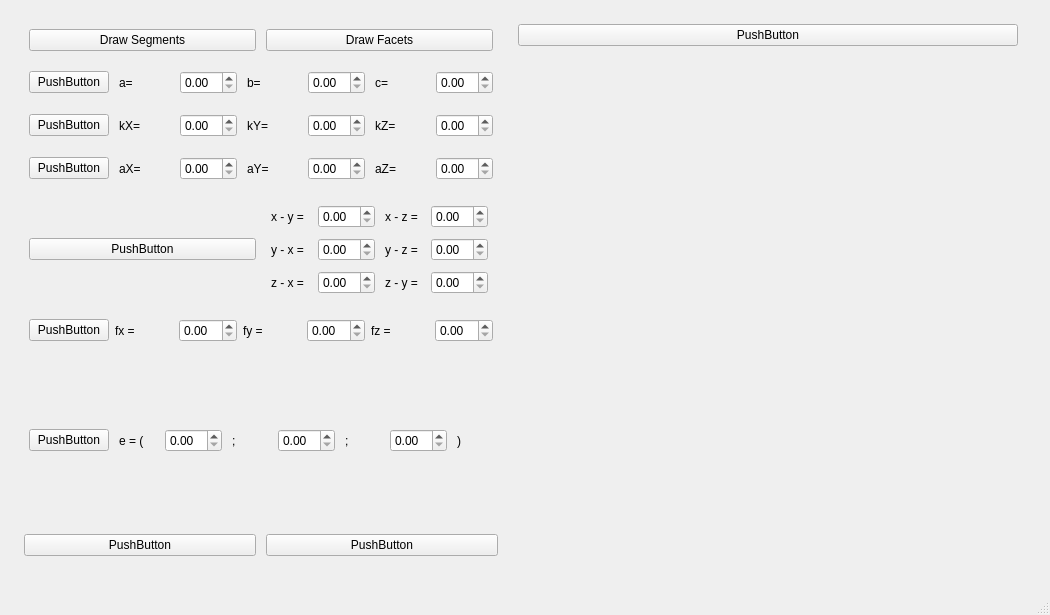
<?xml version="1.0" encoding="UTF-8"?>
<ui version="4.0">
 <class>MainWindow</class>
 <widget class="QMainWindow" name="MainWindow">
  <property name="geometry">
   <rect>
    <x>0</x>
    <y>0</y>
    <width>1050</width>
    <height>615</height>
   </rect>
  </property>
  <property name="sizePolicy">
   <sizepolicy hsizetype="Expanding" vsizetype="Expanding">
    <horstretch>0</horstretch>
    <verstretch>0</verstretch>
   </sizepolicy>
  </property>
  <property name="minimumSize">
   <size>
    <width>1050</width>
    <height>615</height>
   </size>
  </property>
  <property name="windowTitle">
   <string>MainWindow</string>
  </property>
  <widget class="QWidget" name="centralwidget">
   <widget class="QWidget" name="gridLayoutWidget">
    <property name="geometry">
     <rect>
      <x>0</x>
      <y>0</y>
      <width>1042</width>
      <height>581</height>
     </rect>
    </property>
    <layout class="QGridLayout" name="gridLayout">
     <property name="leftMargin">
      <number>9</number>
     </property>
     <property name="topMargin">
      <number>9</number>
     </property>
     <property name="rightMargin">
      <number>9</number>
     </property>
     <property name="bottomMargin">
      <number>9</number>
     </property>
     <item row="0" column="0">
      <layout class="QVBoxLayout" name="verticalLayout">
       <property name="spacing">
        <number>10</number>
       </property>
       <property name="leftMargin">
        <number>5</number>
       </property>
       <property name="topMargin">
        <number>5</number>
       </property>
       <property name="rightMargin">
        <number>5</number>
       </property>
       <property name="bottomMargin">
        <number>5</number>
       </property>
       <item>
        <layout class="QHBoxLayout" name="horizontalLayout">
         <property name="spacing">
          <number>10</number>
         </property>
         <property name="leftMargin">
          <number>5</number>
         </property>
         <property name="topMargin">
          <number>5</number>
         </property>
         <property name="rightMargin">
          <number>5</number>
         </property>
         <property name="bottomMargin">
          <number>5</number>
         </property>
         <item>
          <layout class="QVBoxLayout" name="verticalLayout_3">
           <property name="spacing">
            <number>10</number>
           </property>
           <property name="leftMargin">
            <number>5</number>
           </property>
           <property name="topMargin">
            <number>5</number>
           </property>
           <property name="rightMargin">
            <number>5</number>
           </property>
           <property name="bottomMargin">
            <number>5</number>
           </property>
           <item>
            <layout class="QHBoxLayout" name="horizontalLayout_2">
             <property name="leftMargin">
              <number>5</number>
             </property>
             <property name="topMargin">
              <number>5</number>
             </property>
             <property name="rightMargin">
              <number>5</number>
             </property>
             <property name="bottomMargin">
              <number>5</number>
             </property>
             <item>
              <widget class="QPushButton" name="DrawSourceButton">
               <property name="text">
                <string>Draw Segments</string>
               </property>
              </widget>
             </item>
             <item>
              <widget class="QPushButton" name="DrawFacetsButton">
               <property name="text">
                <string>Draw Facets</string>
               </property>
              </widget>
             </item>
            </layout>
           </item>
           <item>
            <layout class="QHBoxLayout" name="horizontalLayout_3">
             <property name="leftMargin">
              <number>5</number>
             </property>
             <property name="topMargin">
              <number>5</number>
             </property>
             <property name="rightMargin">
              <number>5</number>
             </property>
             <property name="bottomMargin">
              <number>5</number>
             </property>
             <item>
              <widget class="QPushButton" name="ParallelTransfButton">
               <property name="text">
                <string>PushButton</string>
               </property>
              </widget>
             </item>
             <item>
              <widget class="QLabel" name="label">
               <property name="text">
                <string>a=</string>
               </property>
              </widget>
             </item>
             <item>
              <widget class="QDoubleSpinBox" name="aEdit"/>
             </item>
             <item>
              <widget class="QLabel" name="label_2">
               <property name="text">
                <string>b=</string>
               </property>
              </widget>
             </item>
             <item>
              <widget class="QDoubleSpinBox" name="bEdit"/>
             </item>
             <item>
              <widget class="QLabel" name="label_3">
               <property name="text">
                <string>c=</string>
               </property>
              </widget>
             </item>
             <item>
              <widget class="QDoubleSpinBox" name="cEdit"/>
             </item>
            </layout>
           </item>
           <item>
            <layout class="QHBoxLayout" name="horizontalLayout_4">
             <property name="leftMargin">
              <number>5</number>
             </property>
             <property name="topMargin">
              <number>5</number>
             </property>
             <property name="rightMargin">
              <number>5</number>
             </property>
             <property name="bottomMargin">
              <number>5</number>
             </property>
             <item>
              <widget class="QPushButton" name="ScaleButton">
               <property name="text">
                <string>PushButton</string>
               </property>
              </widget>
             </item>
             <item>
              <widget class="QLabel" name="label_4">
               <property name="text">
                <string>kX=</string>
               </property>
              </widget>
             </item>
             <item>
              <widget class="QDoubleSpinBox" name="kxEdit"/>
             </item>
             <item>
              <widget class="QLabel" name="label_5">
               <property name="text">
                <string>kY=</string>
               </property>
              </widget>
             </item>
             <item>
              <widget class="QDoubleSpinBox" name="kyEdit"/>
             </item>
             <item>
              <widget class="QLabel" name="label_6">
               <property name="text">
                <string>kZ=</string>
               </property>
              </widget>
             </item>
             <item>
              <widget class="QDoubleSpinBox" name="kzEdit"/>
             </item>
            </layout>
           </item>
           <item>
            <layout class="QHBoxLayout" name="horizontalLayout_5">
             <property name="leftMargin">
              <number>5</number>
             </property>
             <property name="topMargin">
              <number>5</number>
             </property>
             <property name="rightMargin">
              <number>5</number>
             </property>
             <property name="bottomMargin">
              <number>5</number>
             </property>
             <item>
              <widget class="QPushButton" name="RotateButton">
               <property name="text">
                <string>PushButton</string>
               </property>
              </widget>
             </item>
             <item>
              <widget class="QLabel" name="label_7">
               <property name="text">
                <string>aX=</string>
               </property>
              </widget>
             </item>
             <item>
              <widget class="QDoubleSpinBox" name="axEdit"/>
             </item>
             <item>
              <widget class="QLabel" name="label_8">
               <property name="text">
                <string>aY=</string>
               </property>
              </widget>
             </item>
             <item>
              <widget class="QDoubleSpinBox" name="ayEdit"/>
             </item>
             <item>
              <widget class="QLabel" name="label_9">
               <property name="text">
                <string>aZ=</string>
               </property>
              </widget>
             </item>
             <item>
              <widget class="QDoubleSpinBox" name="azEdit"/>
             </item>
            </layout>
           </item>
           <item>
            <layout class="QHBoxLayout" name="horizontalLayout_6">
             <property name="leftMargin">
              <number>5</number>
             </property>
             <property name="topMargin">
              <number>5</number>
             </property>
             <property name="rightMargin">
              <number>5</number>
             </property>
             <property name="bottomMargin">
              <number>5</number>
             </property>
             <item>
              <widget class="QPushButton" name="ShiftButton">
               <property name="text">
                <string>PushButton</string>
               </property>
              </widget>
             </item>
             <item>
              <layout class="QGridLayout" name="gridLayout_2">
               <property name="leftMargin">
                <number>5</number>
               </property>
               <property name="topMargin">
                <number>5</number>
               </property>
               <property name="rightMargin">
                <number>5</number>
               </property>
               <property name="bottomMargin">
                <number>5</number>
               </property>
               <item row="0" column="3">
                <widget class="QDoubleSpinBox" name="xzEdit"/>
               </item>
               <item row="1" column="2">
                <widget class="QLabel" name="label_13">
                 <property name="text">
                  <string>y - z =</string>
                 </property>
                </widget>
               </item>
               <item row="1" column="3">
                <widget class="QDoubleSpinBox" name="yzEdit"/>
               </item>
               <item row="1" column="1">
                <widget class="QDoubleSpinBox" name="yxEdit"/>
               </item>
               <item row="1" column="0">
                <widget class="QLabel" name="label_12">
                 <property name="text">
                  <string>y - x =</string>
                 </property>
                </widget>
               </item>
               <item row="0" column="1">
                <widget class="QDoubleSpinBox" name="xyEdit"/>
               </item>
               <item row="0" column="2">
                <widget class="QLabel" name="label_11">
                 <property name="text">
                  <string>x - z =</string>
                 </property>
                </widget>
               </item>
               <item row="0" column="0">
                <widget class="QLabel" name="label_10">
                 <property name="text">
                  <string>x - y =</string>
                 </property>
                </widget>
               </item>
               <item row="2" column="0">
                <widget class="QLabel" name="label_14">
                 <property name="text">
                  <string>z - x =</string>
                 </property>
                </widget>
               </item>
               <item row="2" column="1">
                <widget class="QDoubleSpinBox" name="zxEdit"/>
               </item>
               <item row="2" column="2">
                <widget class="QLabel" name="label_15">
                 <property name="text">
                  <string>z - y =</string>
                 </property>
                </widget>
               </item>
               <item row="2" column="3">
                <widget class="QDoubleSpinBox" name="zyEdit"/>
               </item>
              </layout>
             </item>
            </layout>
           </item>
           <item>
            <layout class="QHBoxLayout" name="horizontalLayout_7">
             <property name="spacing">
              <number>6</number>
             </property>
             <property name="leftMargin">
              <number>5</number>
             </property>
             <property name="topMargin">
              <number>5</number>
             </property>
             <property name="rightMargin">
              <number>5</number>
             </property>
             <property name="bottomMargin">
              <number>5</number>
             </property>
             <item>
              <widget class="QPushButton" name="OppButton">
               <property name="text">
                <string>PushButton</string>
               </property>
              </widget>
             </item>
             <item>
              <widget class="QLabel" name="label_16">
               <property name="text">
                <string>fx =</string>
               </property>
              </widget>
             </item>
             <item>
              <widget class="QDoubleSpinBox" name="fxEdit"/>
             </item>
             <item>
              <widget class="QLabel" name="label_17">
               <property name="text">
                <string>fy =</string>
               </property>
              </widget>
             </item>
             <item>
              <widget class="QDoubleSpinBox" name="fyEdit"/>
             </item>
             <item>
              <widget class="QLabel" name="label_18">
               <property name="text">
                <string>fz =</string>
               </property>
              </widget>
             </item>
             <item>
              <widget class="QDoubleSpinBox" name="fzEdit"/>
             </item>
            </layout>
           </item>
           <item>
            <layout class="QHBoxLayout" name="horizontalLayout_8">
             <property name="leftMargin">
              <number>5</number>
             </property>
             <property name="topMargin">
              <number>5</number>
             </property>
             <property name="rightMargin">
              <number>5</number>
             </property>
             <property name="bottomMargin">
              <number>5</number>
             </property>
             <item>
              <widget class="QPushButton" name="ConstSpinButton">
               <property name="text">
                <string>PushButton</string>
               </property>
              </widget>
             </item>
             <item>
              <widget class="QLabel" name="label_19">
               <property name="text">
                <string>e = (</string>
               </property>
              </widget>
             </item>
             <item>
              <widget class="QDoubleSpinBox" name="exEdit"/>
             </item>
             <item>
              <widget class="QLabel" name="label_20">
               <property name="text">
                <string>;</string>
               </property>
              </widget>
             </item>
             <item>
              <widget class="QDoubleSpinBox" name="eyEdit"/>
             </item>
             <item>
              <widget class="QLabel" name="label_21">
               <property name="text">
                <string>;</string>
               </property>
              </widget>
             </item>
             <item>
              <widget class="QDoubleSpinBox" name="ezEdit"/>
             </item>
             <item>
              <widget class="QLabel" name="label_22">
               <property name="text">
                <string>)</string>
               </property>
              </widget>
             </item>
            </layout>
           </item>
           <item>
            <layout class="QHBoxLayout" name="horizontalLayout_9">
             <item>
              <widget class="QPushButton" name="FullFitButton">
               <property name="text">
                <string>PushButton</string>
               </property>
              </widget>
             </item>
             <item>
              <widget class="QPushButton" name="FullFitButton_2">
               <property name="text">
                <string>PushButton</string>
               </property>
              </widget>
             </item>
            </layout>
           </item>
          </layout>
         </item>
         <item>
          <layout class="QVBoxLayout" name="verticalLayout_2">
           <property name="spacing">
            <number>10</number>
           </property>
           <property name="leftMargin">
            <number>5</number>
           </property>
           <property name="topMargin">
            <number>5</number>
           </property>
           <property name="rightMargin">
            <number>5</number>
           </property>
           <property name="bottomMargin">
            <number>5</number>
           </property>
           <item>
            <widget class="QPushButton" name="BackButton">
             <property name="text">
              <string>PushButton</string>
             </property>
            </widget>
           </item>
           <item>
            <widget class="QWidget" name="MplWidget" native="true">
             <property name="minimumSize">
              <size>
               <width>500</width>
               <height>500</height>
              </size>
             </property>
             <property name="maximumSize">
              <size>
               <width>500</width>
               <height>500</height>
              </size>
             </property>
            </widget>
           </item>
          </layout>
         </item>
        </layout>
       </item>
      </layout>
     </item>
    </layout>
   </widget>
  </widget>
  <widget class="QMenuBar" name="menubar">
   <property name="geometry">
    <rect>
     <x>0</x>
     <y>0</y>
     <width>1050</width>
     <height>21</height>
    </rect>
   </property>
  </widget>
  <widget class="QStatusBar" name="statusbar"/>
 </widget>
 <resources/>
 <connections/>
</ui>
